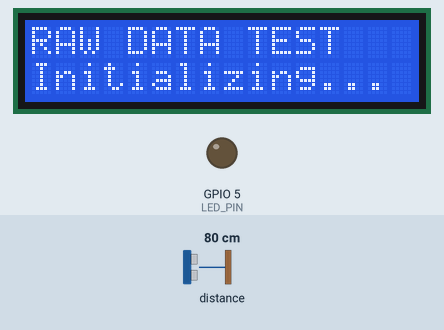
This sketch was run on a simulated ESP32. Parts: 16×2 character LCD, output pins drawn as LEDs (lit = HIGH). Inputs (shaded band) come from the test bench; at power-on: distance to the obstacle 80 cm. What the sketch prints to the serial monitor is not drawn.

Above: at 2.1 s.
At 4.1 s:
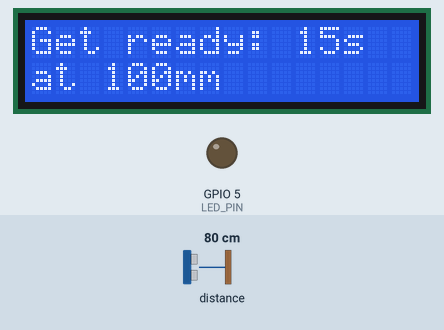
At 21.23 s:
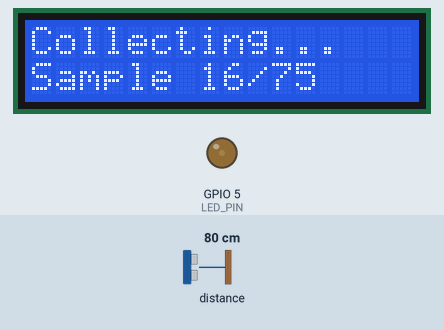
At 38.3 s:
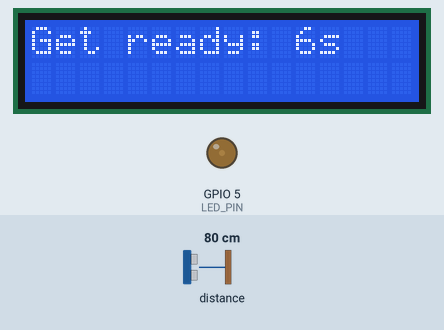
Timing chart, 0 to 39.8 s (numbered marks = the images above):
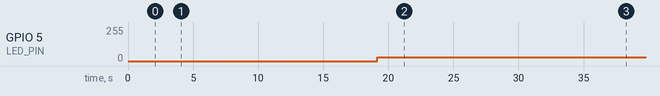

The sketch:

raw_gamma_test.ino
```cpp
#include <Wire.h>
#include <LiquidCrystal.h>
#include <Adafruit_VL53L0X.h>

// LCD SETUP
LiquidCrystal lcd(14, 27, 26, 25, 33, 32);

const int I2C_SDA = 21;
const int I2C_SCL = 22;

Adafruit_VL53L0X lox;

//LED SETUP
const int LED_PIN = 5;
const int RANGE_MIN = 100;
const int RANGE_MAX = 1200;

//TEST PROTOCOL
const int TEST_DISTANCES[] = {100, 320, 540, 760, 980, 1200};
const int NUM_DISTANCES = 6;
const int SAMPLES_PER_DISTANCE = 75;
const int COUNTDOWN_SECONDS = 15;

// create the storage for the stats
float distanceData[6][75];  // [distance_index][sample]

int currentDistanceIndex = 0;
int sampleCount = 0;
bool testComplete = false;
unsigned long countdownStart = 0;
bool countdownActive = false;

void calculateAndDisplayStats() {
  Serial.println("\n\n========================================");
  Serial.println("   RAW DATA TEST - FINAL RESULTS");
  Serial.println("   Filter: NONE (Raw sensor data)");
  Serial.println("========================================\n");

  Serial.println("Target(mm) | Mean(mm) | StdDev(mm) | Min(mm) | Max(mm) | Range(mm)");
  Serial.println("-----------|----------|------------|---------|---------|----------");

  for (int i = 0; i < NUM_DISTANCES; i++) {
    float sum = 0;
    float minVal = 9999;
    float maxVal = 0;

    // calc mean and max
    for (int j = 0; j < SAMPLES_PER_DISTANCE; j++) {
      float val = distanceData[i][j];
      sum += val;
      if (val < minVal) minVal = val;
      if (val > maxVal) maxVal = val;
    }
    float mean = sum / SAMPLES_PER_DISTANCE;

    // calc the standard deviation
    float sqDiffSum = 0;
    for (int j = 0; j < SAMPLES_PER_DISTANCE; j++) {
      float diff = distanceData[i][j] - mean;
      sqDiffSum += diff * diff;
    }
    float stdDev = sqrt(sqDiffSum / SAMPLES_PER_DISTANCE);
    float range = maxVal - minVal;

    // format the rows nicely for screenshots
    char buf[100];
    sprintf(buf, "%10d | %8.1f | %10.1f | %7.0f | %7.0f | %9.0f",
            TEST_DISTANCES[i], mean, stdDev, minVal, maxVal, range);
    Serial.println(buf);
  }

  Serial.println("\n========================================");
  Serial.println("SCREENSHOT THIS TABLE FOR YOUR ANALYSIS");
  Serial.println("========================================\n");
}

void setup() {
  Serial.begin(115200);
  delay(2000);

  Wire.begin(I2C_SDA, I2C_SCL);

  lcd.begin(16, 2);
  lcd.clear();
  lcd.setCursor(0, 0);
  lcd.print("RAW DATA TEST");
  lcd.setCursor(0, 1);
  lcd.print("Initializing...");

  if (!lox.begin()) {
    lcd.clear();
    lcd.setCursor(0, 0);
    lcd.print("Sensor ERROR");
    Serial.println("ERROR: VL53L0X not detected");
    while (true) delay(200);
  }

  pinMode(LED_PIN, OUTPUT);
  analogWrite(LED_PIN, 0);

  delay(2000);

  Serial.println("\n=== RAW DATA TEST STARTING ===");
  Serial.println("Collecting data at 6 distances...\n");

  lcd.clear();
  lcd.setCursor(0, 0);
  lcd.print("Position target");
  lcd.setCursor(0, 1);
  lcd.print("at 100mm");

  countdownStart = millis();
  countdownActive = true;
}

void loop() {
  if (testComplete) {
    calculateAndDisplayStats();

    lcd.clear();
    lcd.setCursor(0, 0);
    lcd.print("TEST COMPLETE!");
    lcd.setCursor(0, 1);
    lcd.print("Check Serial");

    while(true) delay(1000);
  }

  // countdown phase
  if (countdownActive) {
    unsigned long elapsed = (millis() - countdownStart) / 1000;
    int remaining = COUNTDOWN_SECONDS - elapsed;

    if (remaining > 0) {
      lcd.setCursor(0, 0);
      lcd.print("Get ready: ");
      lcd.print(remaining);
      lcd.print("s  ");
      delay(1000);
      return;
    } else {
      countdownActive = false;
      sampleCount = 0;
      lcd.clear();
      lcd.setCursor(0, 0);
      lcd.print("Collecting...");
      Serial.print("Distance ");
      Serial.print(TEST_DISTANCES[currentDistanceIndex]);
      Serial.println("mm - Collecting samples...");
    }
  }

  // data collection
  VL53L0X_RangingMeasurementData_t measure;
  lox.rangingTest(&measure, false);

  if (measure.RangeStatus != 4) {
    int dist_mm = measure.RangeMilliMeter;

    distanceData[currentDistanceIndex][sampleCount] = (float)dist_mm;

    // calc the led for gamma correction
    int led_pwm = 0;
    if (dist_mm >= RANGE_MIN && dist_mm <= RANGE_MAX) {
      int linear_brightness = map(dist_mm, RANGE_MIN, RANGE_MAX, 255, 0);
      float normalized = linear_brightness / 255.0;
      float gamma_corrected = pow(normalized, 2.2);
      led_pwm = (int)(gamma_corrected * 255);
      led_pwm = constrain(led_pwm, 0, 255);
      analogWrite(LED_PIN, led_pwm);
    } else {
      analogWrite(LED_PIN, 0);
    }

    // reupdate the LCD
    lcd.setCursor(0, 1);
    lcd.print("Sample ");
    lcd.print(sampleCount + 1);
    lcd.print("/");
    lcd.print(SAMPLES_PER_DISTANCE);
    lcd.print("  ");

    sampleCount++;

    if (sampleCount >= SAMPLES_PER_DISTANCE) {
      Serial.print("  Completed ");
      Serial.print(SAMPLES_PER_DISTANCE);
      Serial.println(" samples\n");

      currentDistanceIndex++;

      if (currentDistanceIndex >= NUM_DISTANCES) {
        testComplete = true;
      } else {
        lcd.clear();
        lcd.setCursor(0, 0);
        lcd.print("Move to ");
        lcd.print(TEST_DISTANCES[currentDistanceIndex]);
        lcd.print("mm");

        countdownStart = millis();
        countdownActive = true;
      }
    }
  }

  delay(100);
}
```

Measured:
- by itself, GPIO 5 (LED_PIN): 0/255 → 27/255 at 19.1 s
- what the display in image 0 shows lasts 2.0 s, from 2.1 s to 4.1 s
- what the display in image 1 shows lasts 1.0 s, from 4.1 s to 5.1 s
